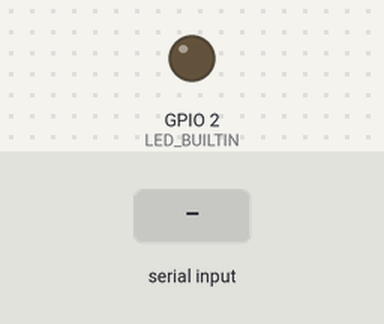
Simulated run of this sketch. Board: ESP8266 (NodeMCU). Shown: output pins drawn as LEDs (lit = HIGH, except the on-board LED, lit = LOW). Inputs (shaded band) come from the test bench.

Above: at 1.2 s.
1.3 s: byte 30 received over Serial
At 2.3 s:
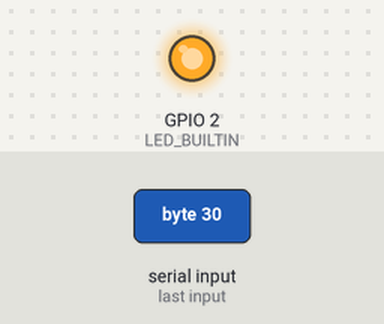
Timing chart, 0 to 4.3 s (numbered marks = the images above; inputs shaded):
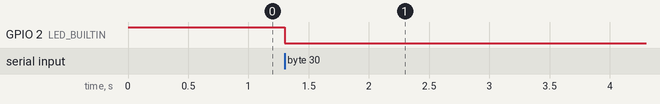

The sketch:

esp8266_uart_tcp_bridge.ino
```cpp
#include <ESP8266WiFi.h>

IPAddress local_IP(192, 168, 10, 1);
IPAddress gateway(192, 168, 10, 254);
IPAddress subnet(255, 255, 255, 0);

#ifndef AP_PASSWORD
#define AP_PASSWORD "12345678"
#endif//AP_PASSWORD

#ifndef AP_NAME
#define AP_NAME "esp8266-tcp-bridge"
#endif//AP_NAME

#ifndef BAUD_RATE
#define BAUD_RATE 38400
#endif//BAUD_RATE


WiFiServer server(1000);

constexpr unsigned NUM_CLIENTS = 10;
WiFiClient clients[NUM_CLIENTS];

void setup() {
  pinMode(LED_BUILTIN, OUTPUT);
  digitalWrite(LED_BUILTIN, HIGH);

  Serial.begin(BAUD_RATE);

  if (!WiFi.softAPConfig(local_IP, gateway, subnet))
    Serial.println("Error in AP config.");

  if (!WiFi.softAP(AP_NAME, AP_PASSWORD))
    Serial.println("Error in AP start.");

  // Bind to port
  server.begin();
}

inline void led_toggle() {
  digitalWrite(LED_BUILTIN, !digitalRead(LED_BUILTIN));
}

void accept_clients() {
  WiFiClient incoming = server.available();
  if (!incoming)
    return;

  for (int i=0; i<NUM_CLIENTS; i++) {
    if (!clients[i].connected()) {
      clients[i] = incoming;
      return;
    }
  }

  // Close the connection if there was no client available
  incoming.stop();
}

void discard_received() {
  for (int i=0; i<NUM_CLIENTS; i++)
    if (clients[i].connected())
      clients[i].flush();
}

void loop() {
  accept_clients();
  discard_received();

  while (Serial.available()) {
    char recv = Serial.read();
    for (int i=0; i<NUM_CLIENTS; i++)
      if (clients[i].connected())
        clients[i].write(recv);
    led_toggle();
  }
}
```

Measured:
- after the input at 1.3 s, GPIO 2 (LED_BUILTIN): HIGH → LOW at once
